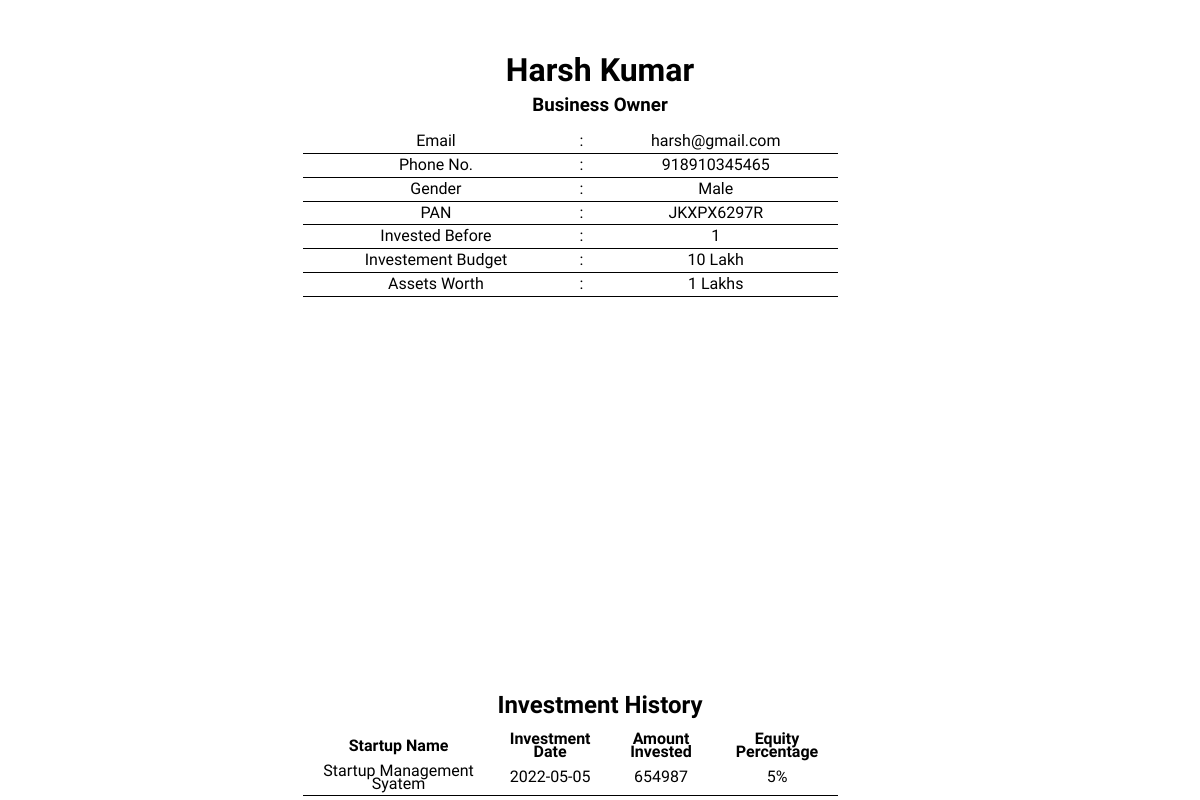
The page /startup-investor/Startup/home/assets/php/investor_profile.php?send=305143584 (signed in) on the database its author committed.
### tables this page shows
CREATE TABLE `investor` (
  `unique_id` bigint(255) NOT NULL,
  `name` varchar(255) NOT NULL,
  `email` varchar(255) NOT NULL,
  `gender` varchar(255) NOT NULL,
  `password` varchar(255) NOT NULL,
  `pan` varchar(255) NOT NULL,
  `number` bigint(255) NOT NULL,
  `describes` varchar(255) NOT NULL,
  `invested_before` int(255) NOT NULL,
  `budget` int(255) NOT NULL,
  `property` int(255) NOT NULL,
  `status` int(255) NOT NULL,
  `profile_pic_url` varchar(255) NOT NULL,
  `chat_status` varchar(255) NOT NULL
);

CREATE TABLE `investment` (
  `id` int(11) NOT NULL,
  `investor` bigint(255) NOT NULL,
  `startup` bigint(255) NOT NULL,
  `date` date NOT NULL,
  `amount` bigint(255) NOT NULL,
  `equity_percent` bigint(255) NOT NULL,
  `status` bigint(255) NOT NULL
);

CREATE TABLE `startup` (
  `unique_id` bigint(255) NOT NULL,
  `name` varchar(255) NOT NULL,
  `email` varchar(255) NOT NULL,
  `gender` varchar(255) NOT NULL,
  `number` varchar(255) NOT NULL,
  `password` varchar(255) NOT NULL,
  `founder` int(2) NOT NULL,
  `blog_linku_one` varchar(255) NOT NULL,
  `blog_linkn_one` varchar(255) NOT NULL,
  `startup_name` varchar(255) NOT NULL,
  `reg_startup_name` varchar(255) NOT NULL,
  `website_url` varchar(255) NOT NULL,
  `sector` varchar(255) NOT NULL,
  `stage` varchar(255) NOT NULL,
  `inception_date` varchar(255) NOT NULL,
  `city_opp` varchar(255) NOT NULL,
  `status` int(255) NOT NULL,
  `profile_pic_url` varchar(255) NOT NULL,
  `video_url` varchar(255) NOT NULL,
  `chat_status` varchar(255) NOT NULL
);

### startup-investor/Startup/home/assets/php/investor_profile.php (the view, shortened to what this page needs)
<?php
include("../../../../Assets/php/connection/connection.php");
$i_id=$_GET['send'];
$sql = mysqli_query($con,"SELECT * FROM investor where unique_id = $i_id");
while($row = mysqli_fetch_array($sql)){
?>
<!DOCTYPE html>
<html lang="en">
<head>
</head>
<body>
  <div class="main">
    <div class="box">
      <h1><?php echo $row['name']; ?></h1>
      <h3><?php echo $row['describes']; ?></h3>
      <table>
        <tr>
          <td>Email</td>
          <td>:</td>
          <td><?php echo $row['email']; ?></td>
        </tr>
        <tr>
          <td>Phone No.</td>
          <td>:</td>
          <td><?php echo $row['number']; ?></td>
        </tr>
        <tr>
          <td>Gender</td>
          <td>:</td>
          <td><?php echo $row['gender']; ?></td>
        </tr>
        <tr>
          <td>PAN</td>
          <td>:</td>
          <td><?php echo $row['pan']; ?></td>
        </tr>
        <tr>
          <td>Invested Before</td>
          <td>:</td>
          <td><?php echo $row['invested_before']; ?></td>
        </tr>
        <tr>
          <td>Investement Budget</td>
          <td>:</td>
          <td><?php echo $row['budget']; ?> Lakh</td>
        </tr>
        <tr>
          <td>Assets Worth</td>
          <td>:</td>
          <td><?php echo $row['property'];?> Lakhs</td>
        </tr>
      </table><br>
      <div id="chartContainer" style="height: 370px; width:500px;"></div>
        <?php
            $investment_graph = mysqli_query($con,"SELECT * FROM investment WHERE investor ='".$i_id."' AND status = 1");
            while($fetch = mysqli_fetch_array($investment_graph)){
                $inv_name = mysqli_query($con,"SELECT * FROM startup WHERE unique_id='".$fetch['startup']."'");
                while($f_name = mysqli_fetch_array($inv_name)){$i_name = $f_name['startup_name'];}
            }
        ?>
      <h2>Investment History</h2>
        <div class="i_box">
            <table>
                <tr>
                    <th>Startup Name</th>
                    <th>Investment Date</th>
                    <th>Amount Invested</th>
                    <th>Equity Percentage</th>
                </tr>
                <?php
                    $investment = mysqli_query($con,"SELECT * FROM investment WHERE investor ='".$i_id."' and status=1");
                    while($fetch = mysqli_fetch_array($investment)){
                        $inv_name = mysqli_query($con,"SELECT * FROM startup WHERE unique_id='".$fetch['startup']."'");
                        while($f_name = mysqli_fetch_array($inv_name)){$i_name = $f_name['startup_name'];}
                        echo '
                        <tr>
                            <td>'.$i_name.'</td>
                            <td>'.$fetch['date'].'</td>
                            <td>'.$fetch['amount'].'</td>
                            <td>'.$fetch['equity_percent'].'%</td>
                        </tr>
                        ';
                    }
                ?>
            </table>
        </div>
    </div>
  </div>
</body>
</html>
<?php
}
?>

### startup-investor/Startup/home/assets/php/investor_profile.php (style rules this page uses)
body { font-family: "Sofia", sans-serif; }
body { background-color: transparent; }
.main { display: flex; justify-content: center; align-items: center; }
.box { position: relative; top: 35px; text-align: center; line-height: 80%; }
table, td { border: 0; border-bottom: 1px solid black; border-collapse: collapse; }
td { padding: 5px; }
.i_box > table,.box > table { width:90%; }
.i_box > table,th,td { background-color: rgba(255, 255, 255, 0.371); }

### rows shown on the page
investor: name "Harsh Kumar", describes "Business Owner", email "harsh@gmail.com", number "918910345465", gender "Male", pan "JKXPX6297R", invested_before "1", budget "10", property "1"
investment: startup.startup_name "Startup Management Syatem", date "2022-05-05", amount "654987", equity_percent "5"
